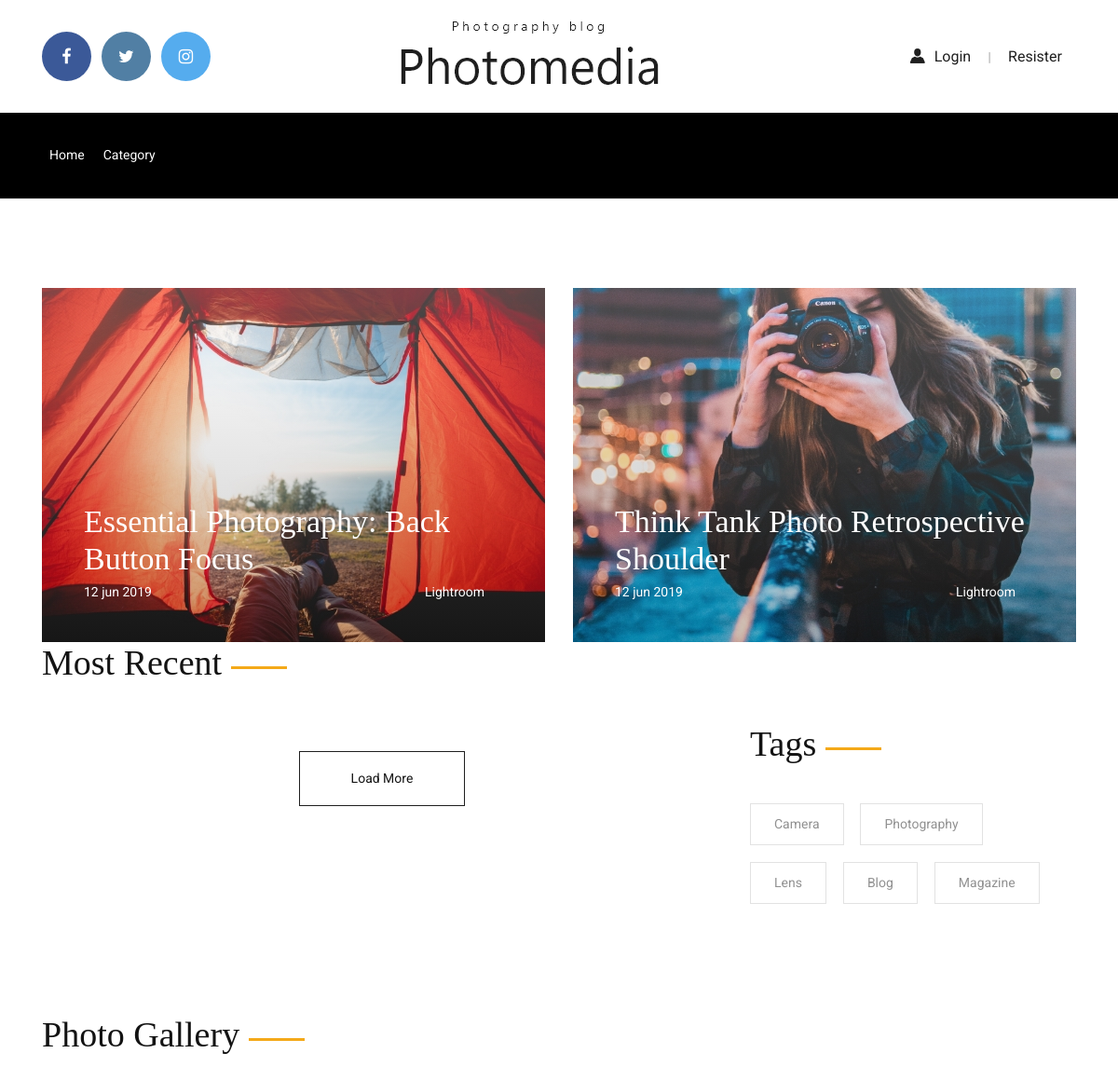
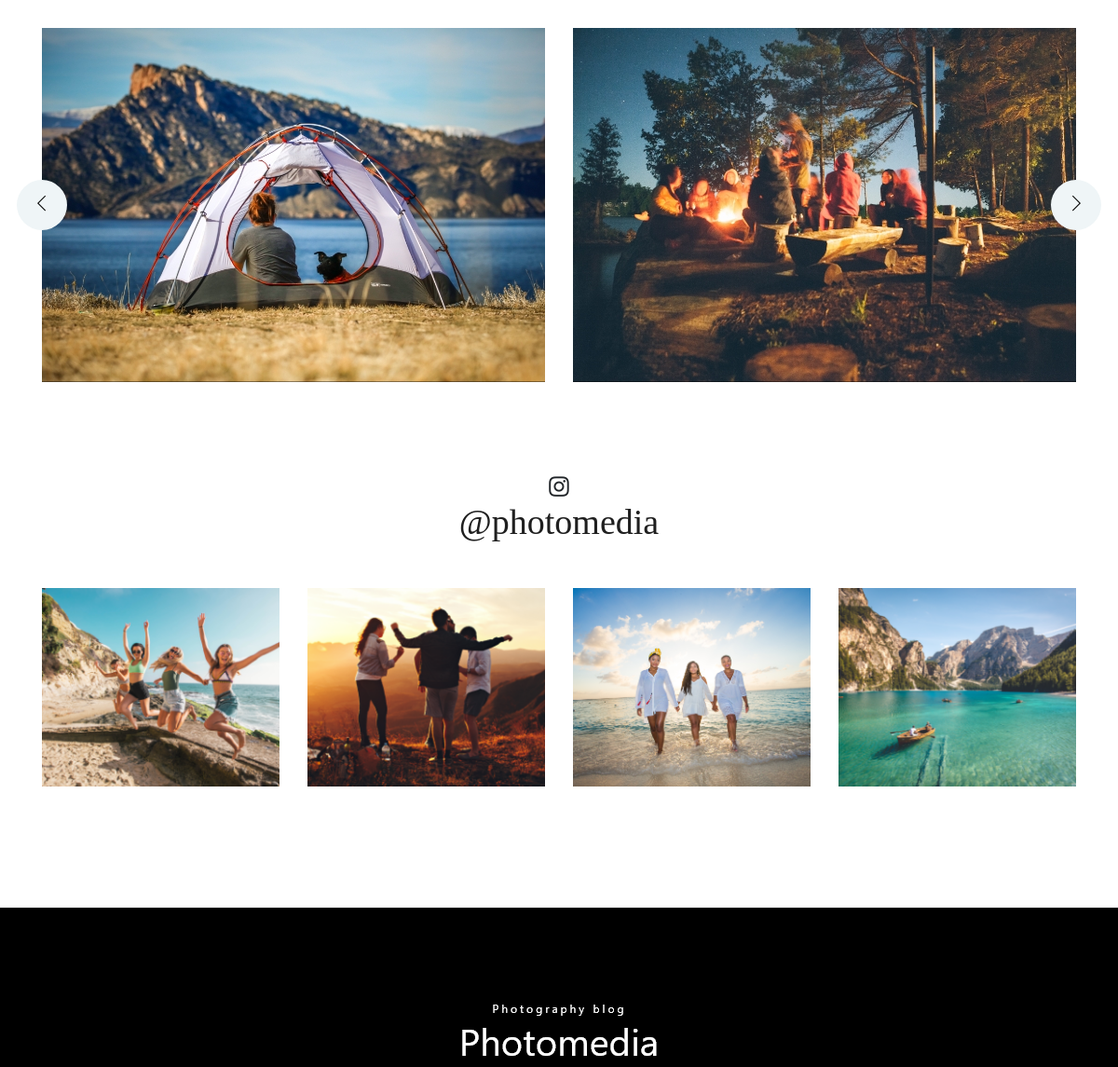
Page /category/ (upper part) on the earlier database version (2 pictures, top to bottom).
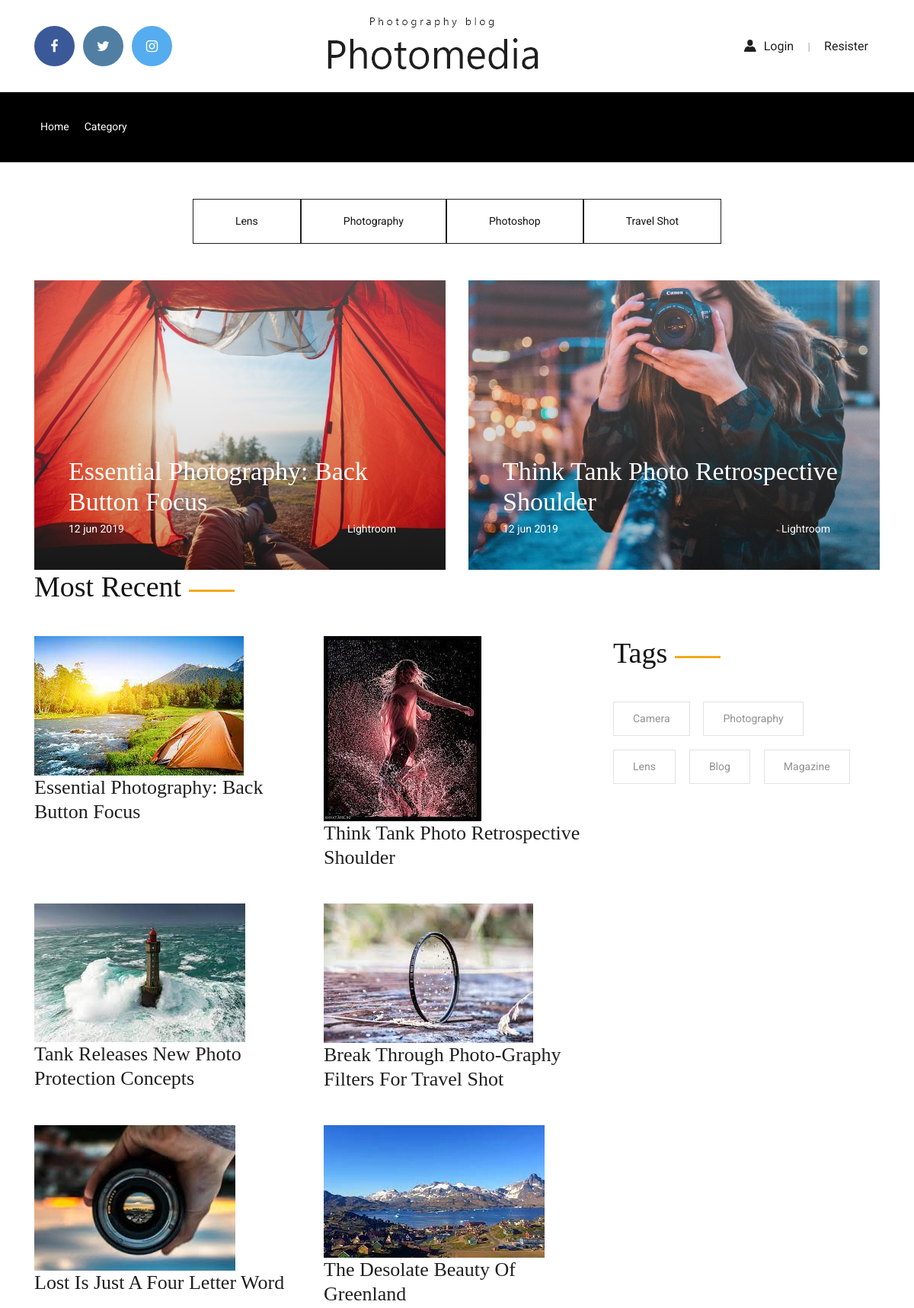
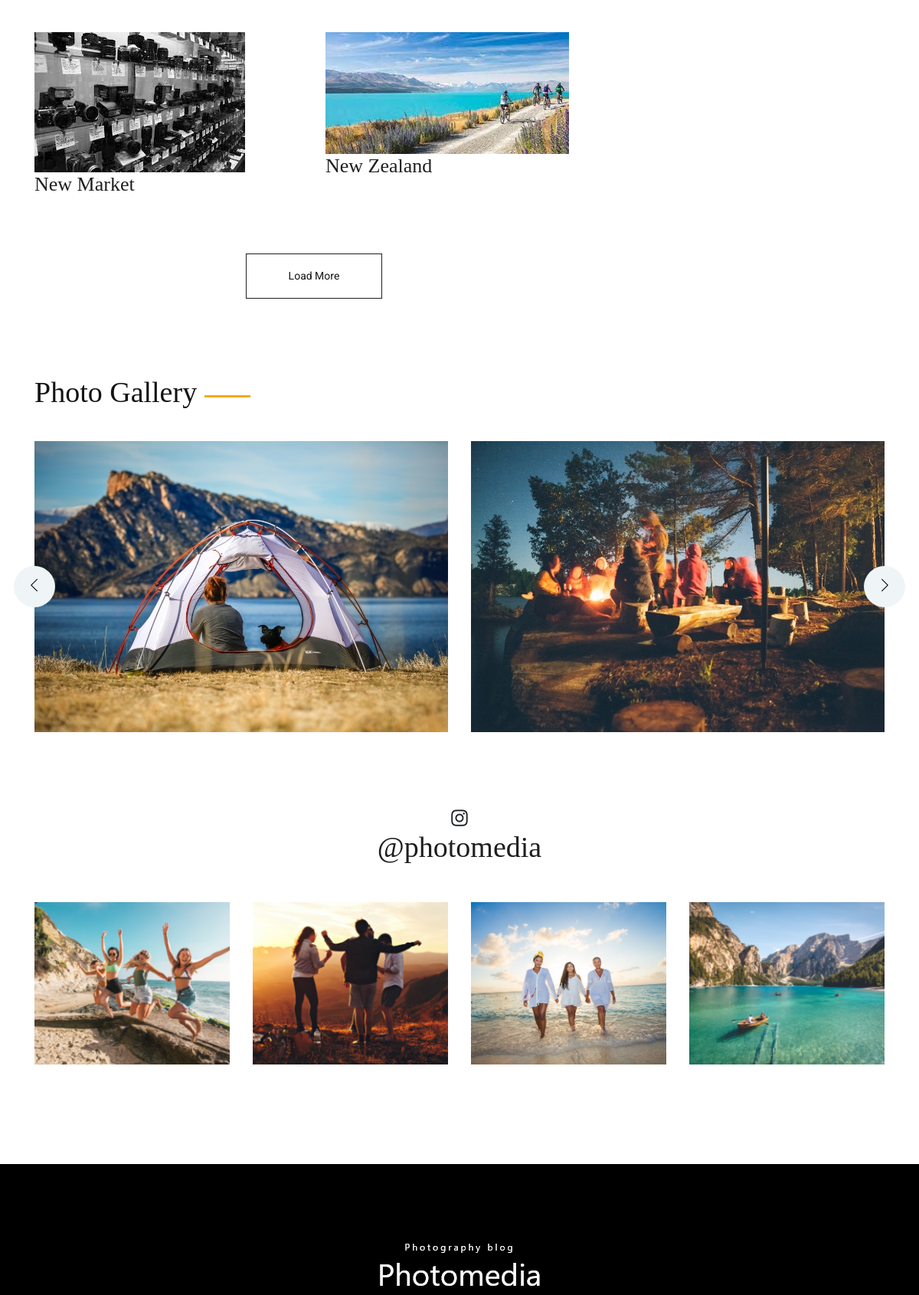
Same page on the later database version (2 pictures, top to bottom).
### blog/models.py (models this page shows, shortened)
class Category(models.Model):
    title = models.CharField(max_length=100)
    photo = models.ImageField(upload_to='photos/%Y/%m/%d/', blank=True)
    slug = models.SlugField(max_length=100, verbose_name='Url', unique=True)
    def get_absolute_url(self):
        return reverse('one_category', kwargs={"slug": self.slug})
    class Meta:
        verbose_name = 'Category'
        verbose_name_plural = 'Categories'
        ordering = ['title']

class Post(models.Model):
    title = models.CharField(max_length=100)
    slug = models.SlugField(max_length=100, verbose_name='Url', unique=True)
    author = models.CharField(max_length=50)
    content = models.TextField(blank=True)
    created_at = models.DateTimeField(auto_now_add=True)
    photo = models.ImageField(upload_to='photos/%Y/%m/%d/', blank=True)
    views = models.IntegerField(default=0)
    category = models.ForeignKey(Category, on_delete=models.PROTECT, related_name='posts')
    tags = models.ManyToManyField(Tag, blank=True, related_name='posts')
    def get_absolute_url(self):
        return reverse('post', kwargs={"slug": self.slug})
    class Meta:
        verbose_name = 'Post'
        verbose_name_plural = 'Posts'
        ordering = ['-created_at']

### blog/views.py (the view)
# urls.py: path('category/', Category.as_view(), name='category'),
class Category(ListView):
    model = Post
    template_name = 'blog/category.html'
    context_object_name = 'posts'
    def get_context_data(self, *, object_list=None, **kwargs):
        context = super().get_context_data(**kwargs)
        context['title'] = 'All Category'
        return context

### blog/templatetags/menu.py (called while the page is built)
@register.inclusion_tag('blog/menu_tpl.html')
def show_menu(menu_class='menu'):
    categories = Category.objects.all()
    return {'categories': categories, 'menu_class': menu_class}

### blog/templates/blog/category.html (shortened to what the changed rows need)
{% extends 'base.html' %}
{% load static %}
{% load menu %}
{% block content %}
<div class="mt-5 mb-5">
    <div class="container">
        <div class="d-flex justify-content-center">
                {% show_menu %}
        </div>
    </div>
</div>
<div class="most_recent_blog">
    <div class="container">
        <div class="row">
            <div class="col-xl-8 col-md-8">
                <div class="row">
                    {% for post in posts %}
                    <div class="col-xl-6 col-md-6">
                        <div class="single_blog">
                            <div class="blog_thumb">
                                {% if post.photo %}
                                <img src="{{ post.photo.url }}" alt="{{ post.title }}">
                                {% else %}
                                <img src="https://picsum.photos/350/253" alt="{{ post.title }}">
                                {% endif %}
                            </div>
                            <div class="blog_meta">
                                <h3><a href="{{ post.get_absolute_url }}">{{post.title}}</a></h3>
                            </div>
                        </div>
                    </div>
                    {% endfor %}
                </div>
            </div>
        </div>
    </div>
</div>
{% endblock %}

### blog/templates/blog/menu_tpl.html
<div class="{{ menu_class }}">
    <ul>
        <div class="d-flex justify-content-center">
            {% for item in categories %}
            <div class="btn_area text-center">
                <a href="{{ item.get_absolute_url }}" class="boxed-btn">{{ item.title }}</a>
            </div>
            {% endfor %}
        </div>
    </ul>
</div>

Differences in the rows shown:
added Category: title "Lens"
added Category: title "Photography"
added Category: title "Photoshop"
added Category: title "Travel Shot"
added Post: photo (picture), title "Essential Photography: Back Button Focus"
added Post: photo (picture), title "Think Tank Photo Retrospective Shoulder"
added Post: photo (picture), title "Tank Releases New Photo Protection Concepts"
added Post: photo (picture), title "Break Through Photo-Graphy Filters For Travel Shot"
added Post: photo (picture), title "Lost Is Just A Four Letter Word"
added Post: photo (picture), title "The Desolate Beauty Of Greenland"
added Post: photo (picture), title "New Market"
added Post: photo (picture), title "New Zealand"
